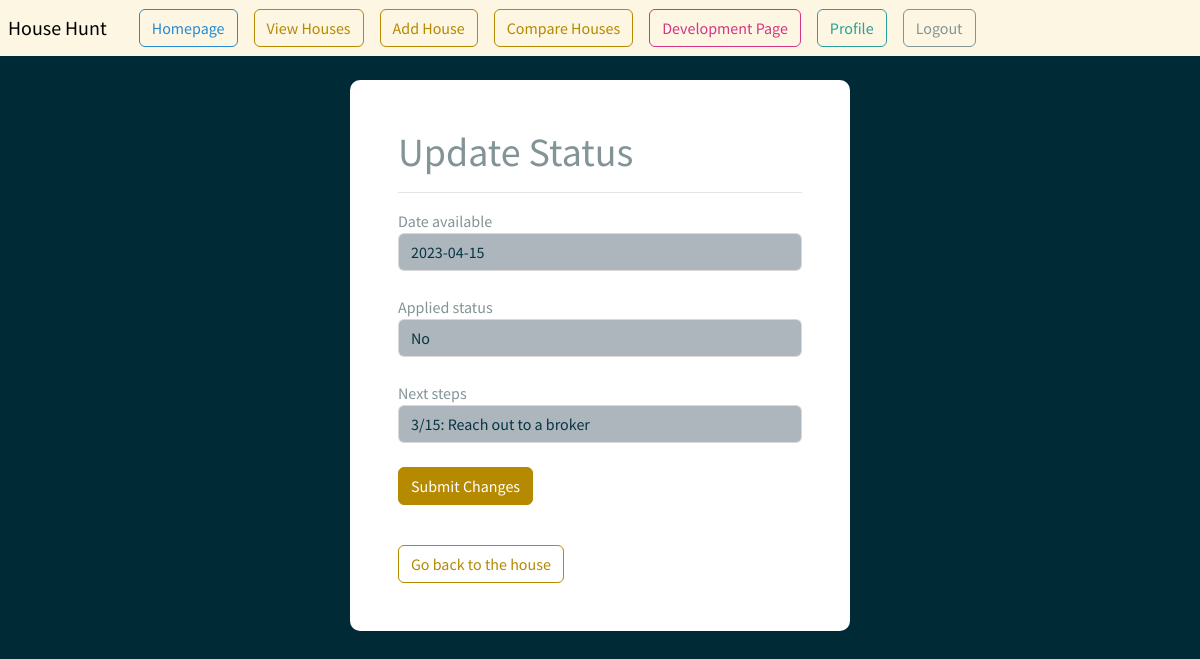
Screenshot of /update-status/1/ (signed in) with the database file from the repository.
### house_log/models.py (models this page shows, shortened)
class House(models.Model):
    user = models.ForeignKey(User, on_delete=models.CASCADE, null=True)
    date_available = models.DateField(blank=True, null=True)
    next_steps = models.CharField(max_length=1000, blank=True, null=True) # next steps/last contact/resolution
    applied_status = models.BooleanField(blank=True, null=True)
    archive = models.BooleanField(default=False)
    address = models.CharField(max_length=100)
    web_address = models.CharField(max_length=1000)
    HOUSE=1
    SPLIT_HOUSE=2
    APARTMENT=3
    HOME_CHOICES = (
        (HOUSE, 'House'),
        (SPLIT_HOUSE, 'Split House'),
        (APARTMENT, 'Apartment')
    )
    type_of_home = models.IntegerField(choices=HOME_CHOICES, blank=True, null=True)
    price = models.IntegerField()
    sq_footage = models.IntegerField(blank=True, null=True)
    beds = models.IntegerField(validators=[MinValueValidator(1), MaxValueValidator(10)], blank=True, null=True)
    bathrooms = models.FloatField(validators=[MinValueValidator(1), MaxValueValidator(8)], blank=True, null=True)
    YES = 1
    NO = 2
    MAYBE = 3
    PERMISSION_CHOICES = (
        (YES, 'yes'),
        (NO, 'no'),
        (MAYBE, 'maybe'),
    )
    dog_permission = models.IntegerField(choices=PERMISSION_CHOICES, blank=True, null=True)
    POINT_BREEZE = 1
    NEWBOLD = 2
    PASSYUNK_SQUARE = 3
    GRAD_HOSPITAL = 4
    HAWTHORNE = 5
    BELLA_VISTA = 6
    QUEEN_VILLAGE = 7
    UNIV_CITY = 8
    FITLER_SQUARE = 9
    RITTENHOUSE_SQUARE = 10
    WASHINGTON_SQUARE = 11
    SOCIETY_HILL = 12
    OLD_CITY = 13
    CHINATOWN = 14
    WEST_PASSYUNK = 15
    CENTRALSOUTH_PHILLY = 16
    FAIRMOUNT = 17
    GRAYS_FERRY = 18
    NEIGHBORHOOD_CHOICES = (
        (POINT_BREEZE, 'Point Breeze'),
        (NEWBOLD, 'Newbold'),
        (PASSYUNK_SQUARE, 'Passyunk Square'),
        (GRAD_HOSPITAL, 'Graduate Hospital'),
        (HAWTHORNE, 'Hawthorne'),
        (BELLA_VISTA, 'Bella Vista'),
        (QUEEN_VILLAGE, 'Queen Village'),
        (UNIV_CITY, 'University City'),
        (FITLER_SQUARE, 'Fitler Square'),
        (RITTENHOUSE_SQUARE, 'Rittenhouse Square'),
        (WASHINGTON_SQUARE, 'Washington Square'),
        (SOCIETY_HILL, 'Society Hill'),
        (OLD_CITY, 'Old City'),
        (CHINATOWN, 'Chinatown'),
        (WEST_PASSYUNK, 'West Passyunk'),
        (CENTRALSOUTH_PHILLY, 'CentralSouth Philly'),
        (FAIRMOUNT, 'Fairmount'),
        (GRAYS_FERRY, 'Grays Ferry'),
    )
    neighborhood = models.IntegerField(choices=NEIGHBORHOOD_CHOICES, blank=True, null=True)
    room_notes = models.CharField(max_length=1000, blank=True, null=True) # office potential/large primary bedroom/etc.
    bathroom_notes = models.CharField(max_length=1000, blank=True, null=True) # double sink/old/etc.
    kitchen_notes = models.CharField(max_length=1000, blank=True, null=True) # small or big/cabinets/stovetop/water dispensar fridge
    dog_notes = models.CharField(max_length=1000, blank=True, null=True) # park, neighborhood, house thoughts.  Windows, his stuff etc.
    parking_notes = models.CharField(max_length=1000, blank=True, null=True)
    storage_bool = models.BooleanField(blank=True, null=True)
    outdoor_bool = models.BooleanField(blank=True, null=True)
    outdoor_name = models.CharField(max_length=100, null=True, blank=True) # patio, deck, rooftop, front porch, etc.
    outdoor_notes = models.CharField(max_length=1000, blank=True, null=True) # rooftop, backyard, balcony, etc.
    distance_to_park_score = models.IntegerField(validators=[MinValueValidator(1), MaxValueValidator(10)], blank=True, null=True)
    food_score = models.IntegerField(validators=[MinValueValidator(1), MaxValueValidator(10)], blank=True, null=True)
    errand_stores_score = models.IntegerField(validators=[MinValueValidator(1), MaxValueValidator(10)], blank=True, null=True)
    shopping_score = models.IntegerField(blank=True, null=True)
    nightlife_score = models.IntegerField(validators=[MinValueValidator(1), MaxValueValidator(10)], blank=True, null=True)
    car_commute_work = models.CharField(max_length=100, blank=True, null=True)
    bus_commute_work = models.CharField(max_length=100, blank=True, null=True)
    walk_commute_work = models.CharField(max_length=100, blank=True, null=True)
    walk_dist_commute_work = models.CharField(max_length=100, blank=True, null=True)
    car_commute_gym = models.CharField(max_length=100, blank=True, null=True)
    bus_commute_gym = models.CharField(max_length=100, blank=True, null=True)
    walk_commute_gym = models.CharField(max_length=100, blank=True, null=True)
    walk_dist_commute_gym = models.CharField(max_length=100, blank=True, null=True)
    latitude = models.FloatField(blank=True, null=True)
    longitude = models.FloatField(blank=True, null=True)

### house_log/views.py (the view, shortened to what this page needs)
# urls.py: path('update-status/<str:pk>/', views.UpdateStatus, name='update-status'),
@login_required(login_url='mylogin')
def UpdateStatus(request, pk):
    house = House.objects.get(id=pk)
    context = {'form': UpdateStatusForm(instance=house)}
    return render(request, 'profile/update-status.html', context=context)

### house_log/forms.py
class UpdateStatusForm(ModelForm):
    class Meta:
        model = House
        fields = ['date_available', 'next_steps', 'applied_status']
        exclude = ['user']

### templates/profile/update-status.html (shortened to what this page needs)
{% load static %}
{% load crispy_forms_tags %}
<html>
    <head>
        <link rel="stylesheet" type="text/css" href="https://bootswatch.com/5/solar/bootstrap.min.css">
        <link rel="stylesheet" type="text/css" href="{% static 'css/styles.css' %}">
    </head>
    {% include 'profile/base.html' %}
    <br>
    <div class="container bg-white shadow-md p-5 form-layout">
        <h1> Update Status </h1>
        <hr>
        <form method="POST" autocomplete="off">
            {{ form.date_available|as_crispy_field }}
            <br>
            {{ form.applied_status|as_crispy_field }}
            <br>
            {{ form.next_steps|as_crispy_field }}
            <br>
            <input class="btn btn-primary navbar-btn" type="submit" value="Submit Changes" />
            <br> <br>
        </form>
        <a class="btn btn-outline-primary" type="button" href="{% url 'read-house' form.instance.pk %}"> Go back to the house </a>
    </div>

### static/css/styles.css (style rules this page uses)
.form-Layout { border-radius: 10px; width: 500px; }

### rows the page displays
House: date_available "2023-04-15", applied_status "No", next_steps "3/15: Reach out to a broker"
